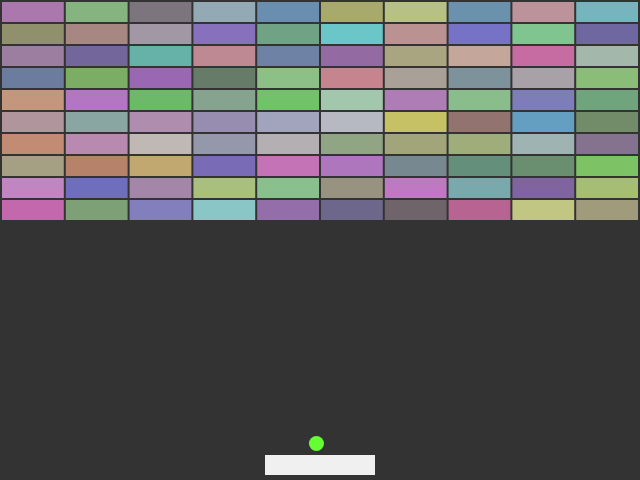
Frame 1 (no input)
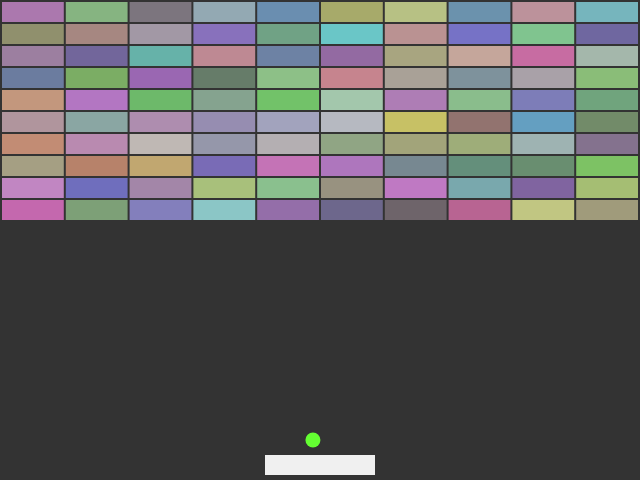
Frame 2 (the mouse pressed at the canvas centre, redrawn once)

The p5.js sketch that drew these frames (run headless with seeded random() and noise() and a simulated clock; the mouse was pressed at the canvas centre and the sketch redrawn once):

// p5.js sketch
// ── sketch.js
// to do:
// timer bug

var paddle;
var bricks = [];
var ball;
var score;
var timer;
var paused;
var lost;

function setup() {
  createCanvas(640, 480);
  paddle = new Paddle();
  for (var i = 0; i < 100; i++) {
    bricks.push(new Brick(i%10, floor(i/10)));
  }
  ball = new Ball();
  score = 0;
  paused = true;
  timer = new Timer();
  lost = false;
  noLoop();
  p1 = createP("Controls:<br>Enter- Start/Pause/Reset<br>Left/Right Arrow Keys- Move Paddle");
  p1.style("font-size", "30px");
}

function keyPressed() {
  if (keyCode == ENTER) {
    if (lost) {
      paddle = new Paddle();
      bricks = [];
      for (var i = 0; i < 100; i++) {
        bricks.push(new Brick(i%10, floor(i/10)));
      }
      ball = new Ball();
      score = 0;
      paused = true;
      timer.zero();
      timer.setTick(false);
      lost = false;
      noLoop();
      background(51);
      paddle.show();
      ball.show();
      for (var i = 0; i < bricks.length; i++) {
        bricks[i].show();
      }
      lost = false;
    } else if (paused) {
      paused = !paused;
      loop();
      timer.setTick(true);
    } else {
      paused = !paused;
      noLoop();
      timer.setTick(false);
    }
  }
}

function draw() {
  background(51);
  
  paddle.update();
  ball.update();
  timer.update();
  
  for (var i = 0; i < bricks.length; i++) {
    var collide = ball.brickCollide(bricks[i]);
    if (collide) {
      bricks.splice(i, 1);
      score++;
    }
  }
  ball.paddleCollide(paddle);
  lost = ball.wallCollide();
  
  paddle.show();
  for (var i = 0; i < bricks.length; i++) {
    bricks[i].show();
  }
  ball.show();
  
  if (lost) {
    var time = timer.getTime();
    textSize(50);
    fill(100, 100, 255);
    textAlign(CENTER, CENTER);
    text("Game Over", 320, 260)
    textSize(38);
    fill(200, 100, 200);
    text("Bricks Broken: "+score, 320, 310);
    var cScore = round(score*1000-100*time);
    text("Score: "+cScore, 320, 360);
    noLoop();
  }
  if (bricks.length == 0) {
    lost = true;
    var time = timer.getTime();
    textSize(50);
    fill(100, 100, 255);
    textAlign(CENTER, CENTER);
    text("You Won", 320, 260)
    textSize(38);
    fill(200, 100, 200);
    text("Bricks Broken: "+score, 320, 310);
    var cScore = round(score*1000-100*time);
    text("Score: "+cScore, 320, 360);
    noLoop();
  }
}
// ── ball.js
function Ball() {
  this.pos = createVector(320, 447);
  this.rad = 15;
  this.col = color(100, 255, 50);
  this.vel = createVector(round(random(0, 1))*2-1, -1);
  this.vel.setMag(5);
  this.acc = 1.00009;
  
  this.update = function() {
    this.pos.add(this.vel);
    this.vel.mult(this.acc);
  }
  
  this.show = function() {
    push();
    fill(this.col);
    noStroke();
    ellipse(this.pos.x, this.pos.y, this.rad, this.rad);
    pop();
  }
  
  this.brickCollide = function(brick) {
    // if it hits the bottom
    if (this.pos.x > brick.pos.x-this.rad/2
        && this.pos.x < brick.pos.x+brick.width+this.rad/2
        && this.pos.y < brick.pos.y+brick.height+this.rad/2
        && this.pos.y > brick.pos.y+brick.height/2) {
      this.vel.y = abs(this.vel.y);
      return true;
    }
    // if it hits the left
    if (this.pos.y > brick.pos.y-this.rad/2
        && this.pos.y < brick.pos.y+brick.height+this.rad/2
        && this.pos.x > brick.pos.x-this.rad/2
        && this.pos.x < brick.pos.x+brick.width/2) {
      this.vel.x = -abs(this.vel.x);
      return true;
    }    
    // if it hits the right
    if (this.pos.y > brick.pos.y-this.rad/2
        && this.pos.y < brick.pos.y+brick.height+this.rad/2
        && this.pos.x < brick.pos.x+brick.width+this.rad/2
        && this.pos.x > brick.pos.x+brick.width/2) {
      this.vel.x = abs(this.vel.x);
      return true;
    }
    // if it hits the top
    if (this.pos.x > brick.pos.x-this.rad/2
        && this.pos.x < brick.pos.x+brick.width+this.rad/2
        && this.pos.y > brick.pos.y-this.rad/2
        && this.pos.y < brick.pos.y+brick.height/2) {
      this.vel.y = -abs(this.vel.y);
      return true;
    }
    return false;
  }
  
  this.paddleCollide = function(paddle) {
    // if it hits the top
    if (this.pos.x > paddle.pos.x-this.rad/2
        && this.pos.x < paddle.pos.x+paddle.width+this.rad/2
        && this.pos.y > paddle.pos.y-this.rad/2
        && this.pos.y < paddle.pos.y+paddle.height/2) {
      var mag = this.vel.mag();
      var ang = map(this.pos.x, paddle.pos.x-this.rad/2, paddle.pos.x+paddle.width+this.rad/2, 7*PI/12, 5*PI/12);
      var norm = createVector(1/tan(ang), -1);
      var dot = 2*this.vel.dot(norm);
      norm.mult(dot);
      this.vel.sub(norm);
      this.vel.setMag(mag);
      this.pos.add(this.vel);
    }
  }
  
  this.wallCollide = function() {
    // if it hits the bottom
    if (this.pos.y > 480+this.rad/2) {
      return true;
    }
    // if it hits the left
    if (this.pos.x < this.rad/2) {
      this.vel.x = abs(this.vel.x);
    }    
    // if it hits the right
    if (this.pos.x > 640-this.rad/2) {
      this.vel.x = -abs(this.vel.x);
    }
    // if it hits the top
    if (this.pos.y < this.rad/2) {
      this.vel.y = -this.vel.y;
    }
    return false;
  }
}
// ── brick.js
function Brick(x, y) {
  this.width = 61.8;
  this.height = 20;
  this.pos = createVector(x*(this.width+2)+2, y*(this.height+2)+2);
  var r = floor(random(100, 200));
  var g = floor(random(100, 200));
  var b = floor(random(100, 200));
  this.col = color(r, g, b), 
  
  
  this.show = function() {
    push();
    fill(this.col);
    noStroke();
    rect(this.pos.x, this.pos.y, this.width, this.height);
    pop();
  }
}
// ── paddle.js
function Paddle() {
  this.pos = createVector(265, 455);
  this.width = 110;
  this.height = 20;
  
  this.update = function() {
    if (keyIsDown(LEFT_ARROW) && this.pos.x > -100) {
      this.pos.sub(createVector(9, 0));
    }
    if (keyIsDown(RIGHT_ARROW) && this.pos.x < 630) {
      this.pos.add(createVector(9, 0));
    }
  }
  
  this.show = function() {
    push();
    fill(240);
    noStroke();
    rect(this.pos.x, this.pos.y, this.width, this.height);
    pop();
  }
}
// ── timer.js
function Timer(x, y, w, h, c, t) {
  this.x = x || width / 2;
  this.y = y || height / 2;
  this.w = w || width * 0.95;
  this.h = h || height * 0.95;
  this.c = c || color(200, 200, 255);
  this.time = 0;
  this.diff = millis();
  this.ticking = t || false;

  this.setColor = function(col) {
    this.c = col;
  }

  this.tick = function() {
    return this.ticking;
  }
  
  this.setTick = function(t) {
    this.ticking = t;
  }
  
  this.zero = function() {
    this.time = 0;
    this.diff = millis();
  }
  
  this.update = function() {
    if (this.ticking) {
      this.time = millis() - this.diff;
    } else {
      this.diff = millis() - this.time;
    }
  }
  
  this.getTime = function() {
    return this.time/1000;
  }
  
  /*
  this.reset = function() {
    this.ticking = true;
    this.stime = millis();
    this.time = millis();
  }

  this.stop = function() {
    this.ticking = false;
    this.time = millis();
    this.stime = millis();
  }
  
  this.zero = function() {
    this.time = millis();
    this.stime = millis();
  }

  this.toggle = function() {
    if (this.ticking) this.pause();
    else this.resume();
    this.ticking = !this.ticking;
  }
  
  this.pause = function() {
    
  }
  
  this.resume = function() {
    
  }
  */
  
  this.show = function() {
    var tsize = this.h * 0.95;
    var twidth;
    var s = "" + round(this.time/10)/100;
    if (!s.includes('.')) {
      s = s + ".00";
    } else {
      while (s.indexOf('.') > s.length-3) {
        s = s + "0";
      }
    }
    
    push();
    textFont("Consolas");
    textSize(tsize);
    twidth = textWidth(s);
    while (twidth > this.w * 0.95) {
      tsize--;
      textSize(tsize);
      twidth = textWidth(s);
    }
    translate(this.x, this.y);
    fill(this.c);
    noStroke();
    rect(-this.w / 2, -this.h / 2, this.w, this.h);
    textSize(tsize);
    textAlign(CENTER, CENTER);
    fill(0);
    text(s, 0, 0);
    pop();
  }
}
